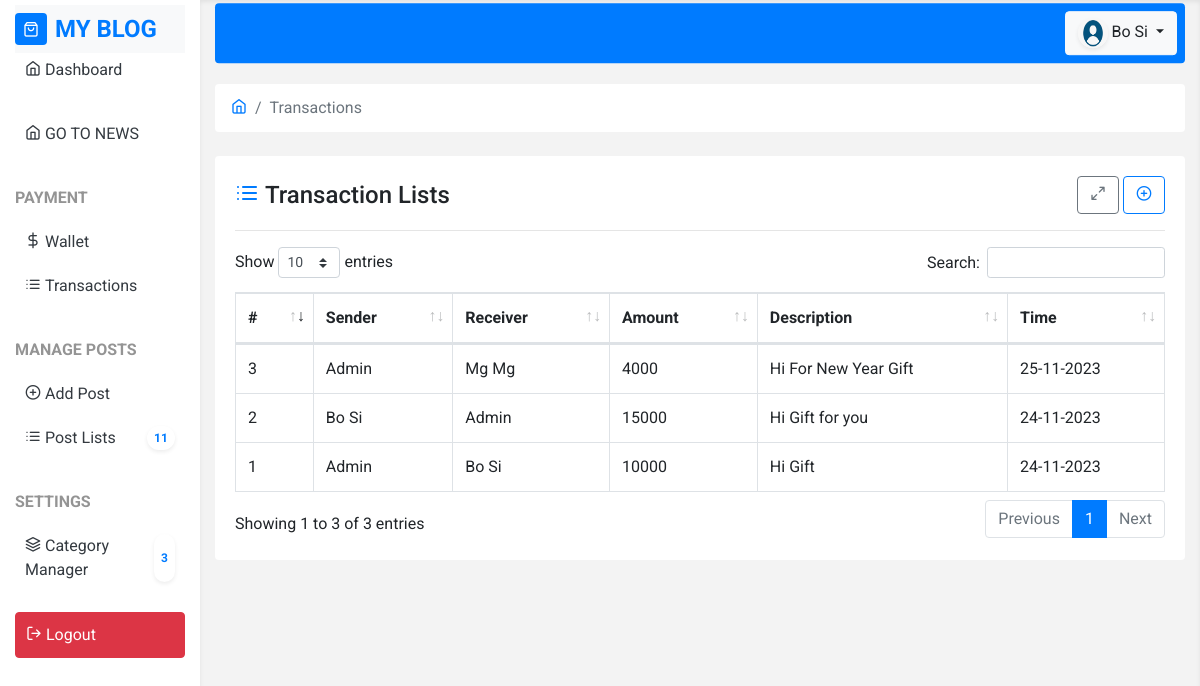
/transactions.php (signed in), run on the app's committed database.
### tables this page shows
CREATE TABLE `transactions` (
  `id` int(11) NOT NULL,
  `sender` int(11) NOT NULL,
  `receiver` int(11) NOT NULL,
  `amount` double NOT NULL,
  `description` varchar(255) NOT NULL,
  `created_at` timestamp NOT NULL DEFAULT current_timestamp()
);

CREATE TABLE `users` (
  `id` int(11) NOT NULL,
  `name` varchar(50) NOT NULL,
  `email` varchar(50) NOT NULL,
  `password` varchar(255) NOT NULL,
  `role` enum('0','1','2') NOT NULL DEFAULT '2',
  `photo` varchar(255) NOT NULL DEFAULT 'default.png',
  `money` bigint(50) NOT NULL DEFAULT 0,
  `created_at` timestamp NOT NULL DEFAULT current_timestamp()
);

### core/base.php (called while the page is built, shortened)
<?php
function conn()
{
    return mysqli_connect("localhost", "root", "", "blog_app");
}
$url = "http://{$_SERVER['HTTP_HOST']}/blog-app";

### core/functions.php (called while the page is built, shortened)
<?php
function user($id)
{
    $sql = "SELECT * FROM users WHERE id='$id'";
    return fetch($sql);
}
function fetch($sql)
{
    $query = mysqli_query(conn(), $sql);
    $row = mysqli_fetch_assoc($query);
    return $row;
}
function fetchAll($sql)
{
    $query = mysqli_query(conn(), $sql);
    $rows = [];
    while ($row = mysqli_fetch_assoc($query)) {
        array_push($rows, $row);
    }
    return $rows;
}
function showTime($timestamp, $format = "d-m-Y")
{
    return date($format, strtotime($timestamp));
}
function showAllTransaction()
{
    $sql = "SELECT * FROM transactions";
    return fetchAll($sql);
}

### transactions.php (the view, shortened to what this page needs)
<?php require_once "template/header.php"; ?>
<div class="row">
    <div class="col-12">
        <nav aria-label="breadcrumb">
            <ol class="breadcrumb bg-white mb-4">
                <li class="breadcrumb-item"><a href="dashboard.php"><i class="feather-home"></i></a></li>
                <li class="breadcrumb-item active" aria-current="page">Transactions</li>
            </ol>
        </nav>
    </div>
</div>
<div class="row">
    <div class="col-12">
        <div class="card">
            <div class="card-body">
                <div class="d-flex justify-content-between align-items-center">
                    <h4 class="mb-0">
                        <i class="feather-list text-primary"></i>
                        Transaction Lists
                    </h4>
                    <div class="">
                        <button class="btn btn-outline-secondary fullscreen-btn">
                            <i class="feather-maximize-2"></i>
                        </button>
                        <a href="<?php echo $url; ?>/wallet.php" class="btn btn-outline-primary">
                            <i class="feather-plus-circle"></i>
                        </a>
                    </div>
                </div>
                <hr>
                <table id="data-list" class="table table-hover mt-3 mb-0 table-bordered display" style="width:100%">
                    <thead>
                        <tr>
                            <th>#</th>
                            <th>Sender</th>
                            <th>Receiver</th>
                            <th>Amount</th>
                            <th>Description</th>
                            <th>Time</th>
                        </tr>
                    </thead>
                    <tbody>
                        <?php
                        foreach (showAllTransaction() as $transaction) {
                        ?>
                            <tr>
                                <td><?php echo $transaction['id']; ?></td>
                                <td><?php echo user($transaction['sender'])['name']; ?></td>
                                <td><?php echo user($transaction['receiver'])['name']; ?></td>
                                <td><?php echo $transaction['amount']; ?></td>
                                <td><?php echo $transaction['description']; ?></td>
                                <td class="text-nowrap"><?php echo showTime($transaction['created_at']); ?></td>
                            </tr>
                        <?php
                        }
                        ?>
                    </tbody>
                </table>
            </div>
        </div>
    </div>
</div>
<?php require_once "template/footer.php"; ?>

### assets/css/style.css (style rules this page uses)
* { font-family: 'Roboto', sans-serif; }
:root { --primary-soft: #f3f3f3; }
.card { border: none; }
.table tr td { vertical-align: middle !important; }

### data on the page
transactions: id "1", sender.name "Admin", receiver.name "Bo Si", amount "10000", description "Hi Gift", created_at "24-11-2023"
transactions: id "2", sender.name "Bo Si", receiver.name "Admin", amount "15000", description "Hi Gift for you", created_at "24-11-2023"
transactions: id "3", sender.name "Admin", receiver.name "Mg Mg", amount "4000", description "Hi For New Year Gift", created_at "25-11-2023"

### other printed values
countPosts('posts') "11"
countTotal('categories') "3"
$_SESSION['user']['name'] "Bo Si"
